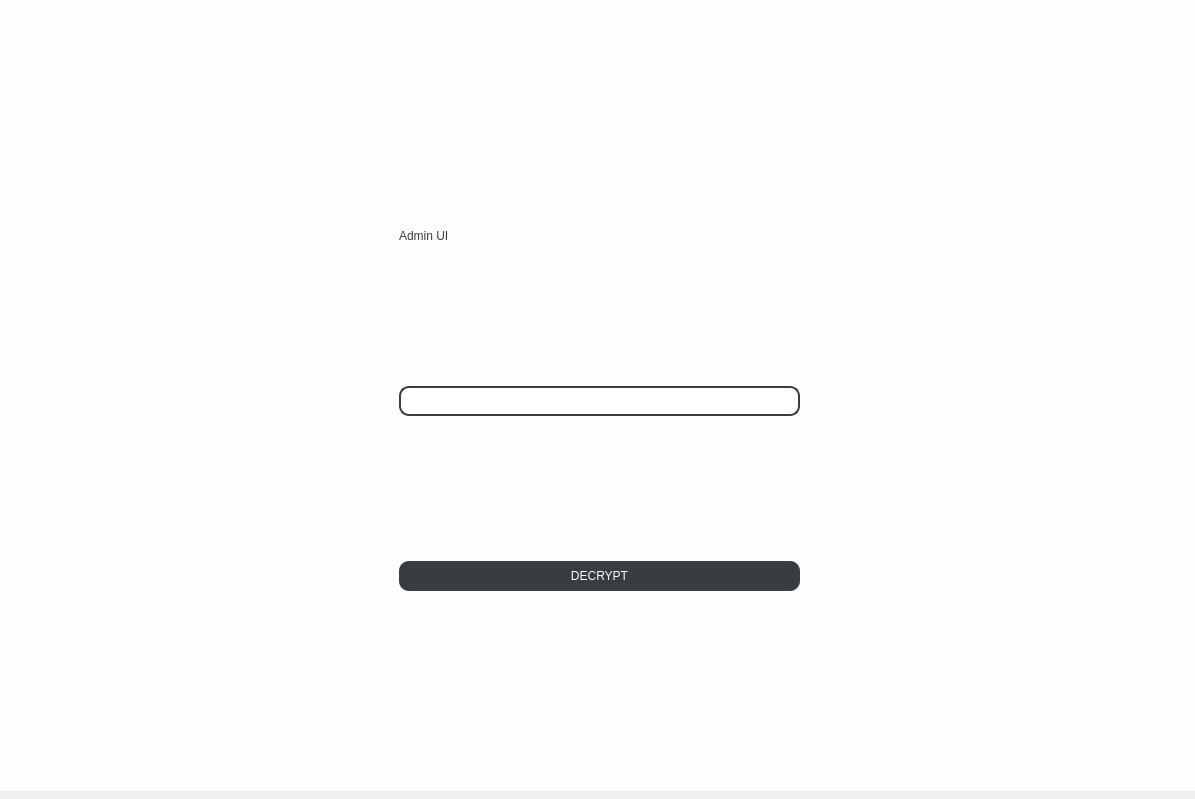
<?xml version="1.0" encoding="UTF-8"?>
<ui version="4.0">
 <class>Dialog</class>
 <widget class="QDialog" name="Dialog">
  <property name="geometry">
   <rect>
    <x>0</x>
    <y>0</y>
    <width>1195</width>
    <height>799</height>
   </rect>
  </property>
  <property name="windowTitle">
   <string>Dialog</string>
  </property>
  <widget class="QWidget" name="bgwidget" native="true">
   <property name="geometry">
    <rect>
     <x>0</x>
     <y>-10</y>
     <width>1201</width>
     <height>801</height>
    </rect>
   </property>
   <property name="minimumSize">
    <size>
     <width>300</width>
     <height>50</height>
    </size>
   </property>
   <property name="styleSheet">
    <string notr="true">QWidget#bgwidget{
	background-color: rgb(253, 253, 255);
}</string>
   </property>
   <widget class="QWidget" name="horizontalLayoutWidget">
    <property name="geometry">
     <rect>
      <x>-1</x>
      <y>6</y>
      <width>1201</width>
      <height>812</height>
     </rect>
    </property>
    <layout class="QHBoxLayout" name="horizontalLayout">
     <item>
      <spacer name="horizontalSpacer">
       <property name="orientation">
        <enum>Qt::Horizontal</enum>
       </property>
       <property name="sizeHint" stdset="0">
        <size>
         <width>40</width>
         <height>20</height>
        </size>
       </property>
      </spacer>
     </item>
     <item>
      <layout class="QVBoxLayout" name="verticalLayout">
       <property name="spacing">
        <number>10</number>
       </property>
       <property name="topMargin">
        <number>100</number>
       </property>
       <property name="bottomMargin">
        <number>50</number>
       </property>
       <item>
        <widget class="QLabel" name="lbl_metoda">
         <property name="maximumSize">
          <size>
           <width>16777215</width>
           <height>30</height>
          </size>
         </property>
         <property name="styleSheet">
          <string notr="true">font: 63 14pt &quot;Saira SemiCondensed SemiBold&quot;;
color: rgb(57, 61, 63);

</string>
         </property>
         <property name="text">
          <string>Admin UI</string>
         </property>
        </widget>
       </item>
       <item>
        <widget class="QLineEdit" name="txtField_hash">
         <property name="minimumSize">
          <size>
           <width>0</width>
           <height>30</height>
          </size>
         </property>
         <property name="styleSheet">
          <string notr="true">border-color: rgb(57, 61, 63);;
border-radius: 10px;
border-style: solid;
border-width: 2px</string>
         </property>
        </widget>
       </item>
       <item>
        <spacer name="verticalSpacer_2">
         <property name="orientation">
          <enum>Qt::Vertical</enum>
         </property>
         <property name="sizeType">
          <enum>QSizePolicy::Fixed</enum>
         </property>
         <property name="sizeHint" stdset="0">
          <size>
           <width>5</width>
           <height>10</height>
          </size>
         </property>
        </spacer>
       </item>
       <item>
        <widget class="QPushButton" name="btn_decode">
         <property name="minimumSize">
          <size>
           <width>0</width>
           <height>30</height>
          </size>
         </property>
         <property name="styleSheet">
          <string notr="true">font: 63 10pt &quot;Saira SemiCondensed SemiBold&quot;;
background-color: rgb(57, 61, 63);
color: rgb(253, 253, 255);
border-radius: 10px;</string>
         </property>
         <property name="text">
          <string>DECRYPT</string>
         </property>
        </widget>
       </item>
       <item>
        <spacer name="verticalSpacer">
         <property name="orientation">
          <enum>Qt::Vertical</enum>
         </property>
         <property name="sizeType">
          <enum>QSizePolicy::Fixed</enum>
         </property>
         <property name="sizeHint" stdset="0">
          <size>
           <width>5</width>
           <height>40</height>
          </size>
         </property>
        </spacer>
       </item>
      </layout>
     </item>
     <item>
      <spacer name="horizontalSpacer_2">
       <property name="orientation">
        <enum>Qt::Horizontal</enum>
       </property>
       <property name="sizeHint" stdset="0">
        <size>
         <width>40</width>
         <height>20</height>
        </size>
       </property>
      </spacer>
     </item>
    </layout>
   </widget>
  </widget>
 </widget>
 <resources/>
 <connections/>
</ui>
